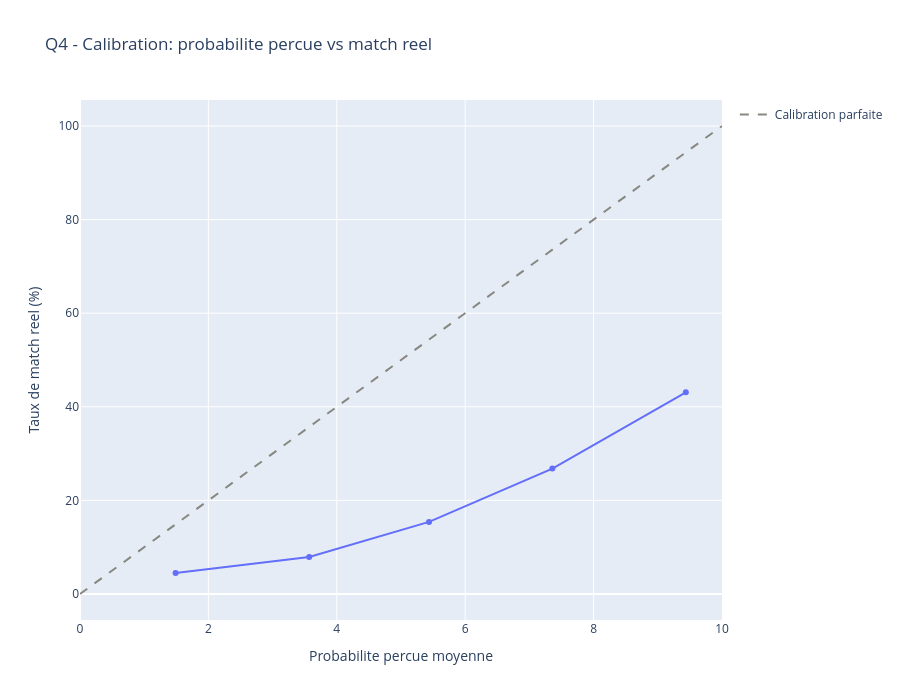

Notebook code cell kept with this figure:
### Code cell
# Q4) Les participants predisent-ils bien leur valeur percue?
if {"prob", "match"}.issubset(df.columns):
    calib = df[["prob", "match"]].dropna().copy()
    calib["prob_bin"] = pd.cut(calib["prob"], bins=[0,2,4,6,8,10], include_lowest=True)
    calib_grp = calib.groupby("prob_bin", observed=False).agg(
        prob_mean=("prob", "mean"),
        match_rate=("match", "mean"),
        n=("match", "size"),
    ).reset_index()
    calib_grp["match_rate_pct"] = (calib_grp["match_rate"] * 100).round(1)

    fig_q4 = px.line(
        calib_grp,
        x="prob_mean", y="match_rate_pct", markers=True,
        title="Q4 - Calibration: probabilite percue vs match reel",
        labels={"prob_mean": "Probabilite percue moyenne", "match_rate_pct": "Taux de match reel (%)"}
    )
    fig_q4.add_trace(go.Scatter(x=[0,10], y=[0,100], mode="lines", name="Calibration parfaite", line=dict(dash="dash", color="#888780")))
    fig_q4.update_layout(height=700)
    fig_q4.show()
    export_figure(fig_q4, "story_q4_calibration_perceived_value")

    print("Interpretation Q4:")
    print("- Plus la courbe est proche de la diagonale, meilleure est l'auto-evaluation du marche relationnel.")

### Figure 1 — Plotly figure (JSON) as saved in the notebook; plotly's stock layout.template omitted (floating-point values rounded to 4 significant figures)
{"data": [{"hovertemplate": "Probabilite percue moyenne=%{x}<br>Taux de match reel (%)=%{y}<extra></extra>", "legendgroup": "", "line": {"color": "#636efa", "dash": "solid"}, "marker": {"symbol": "circle"}, "mode": "lines+markers", "name": "", "orientation": "v", "showlegend": false, "type": "scatter", "x": [1.489, 3.57, 5.437, 7.358, 9.437], "xaxis": "x", "y": [4.5, 7.9, 15.4, 26.8, 43.1], "yaxis": "y"}, {"line": {"color": "#888780", "dash": "dash"}, "mode": "lines", "name": "Calibration parfaite", "type": "scatter", "x": [0, 10], "y": [0, 100]}], "layout": {"height": 700, "legend": {"tracegroupgap": 0}, "title": {"text": "Q4 - Calibration: probabilite percue vs match reel"}, "xaxis": {"anchor": "y", "domain": [0, 1], "title": {"text": "Probabilite percue moyenne"}}, "yaxis": {"anchor": "x", "domain": [0, 1], "title": {"text": "Taux de match reel (%)"}}}}
